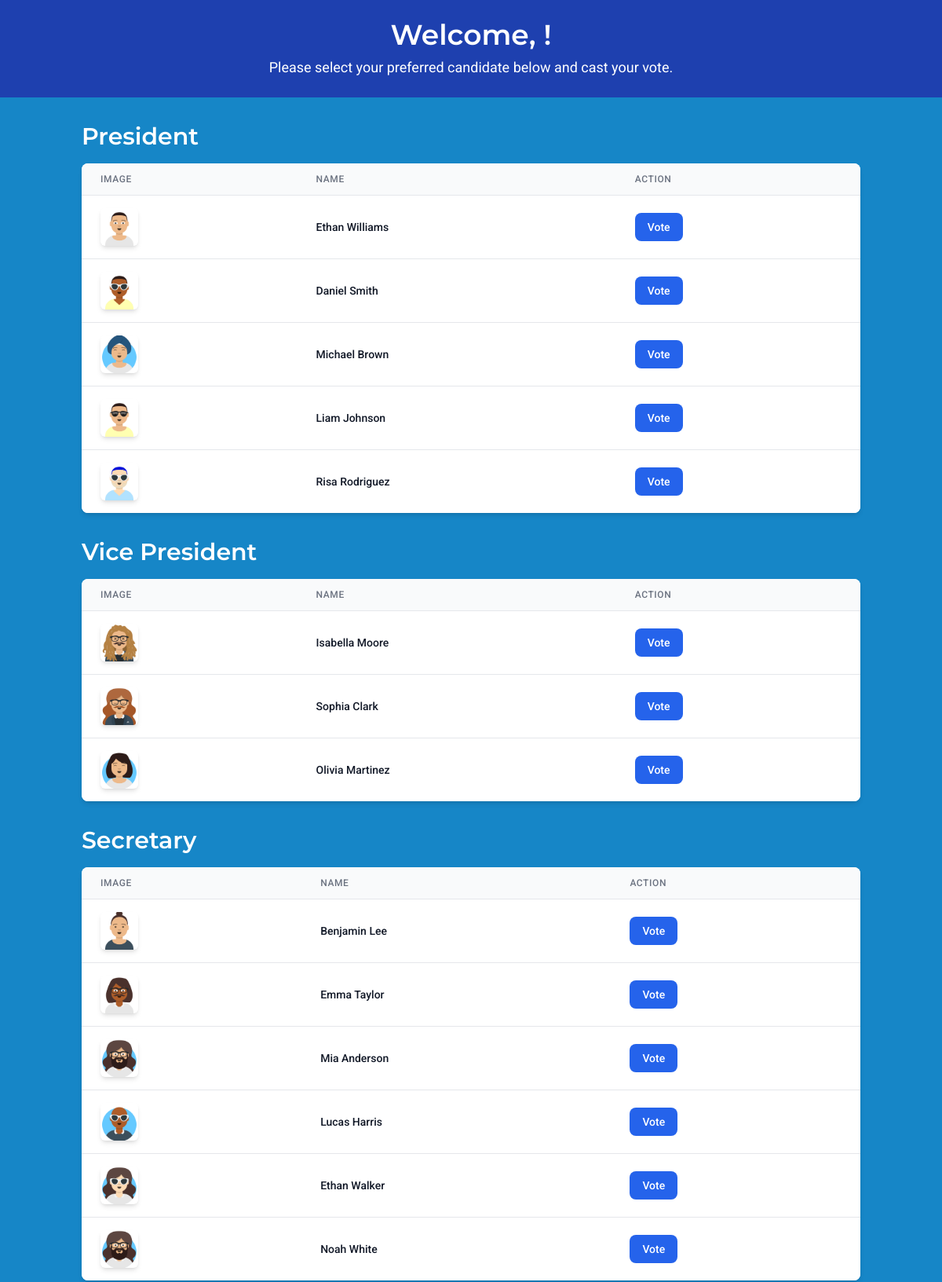
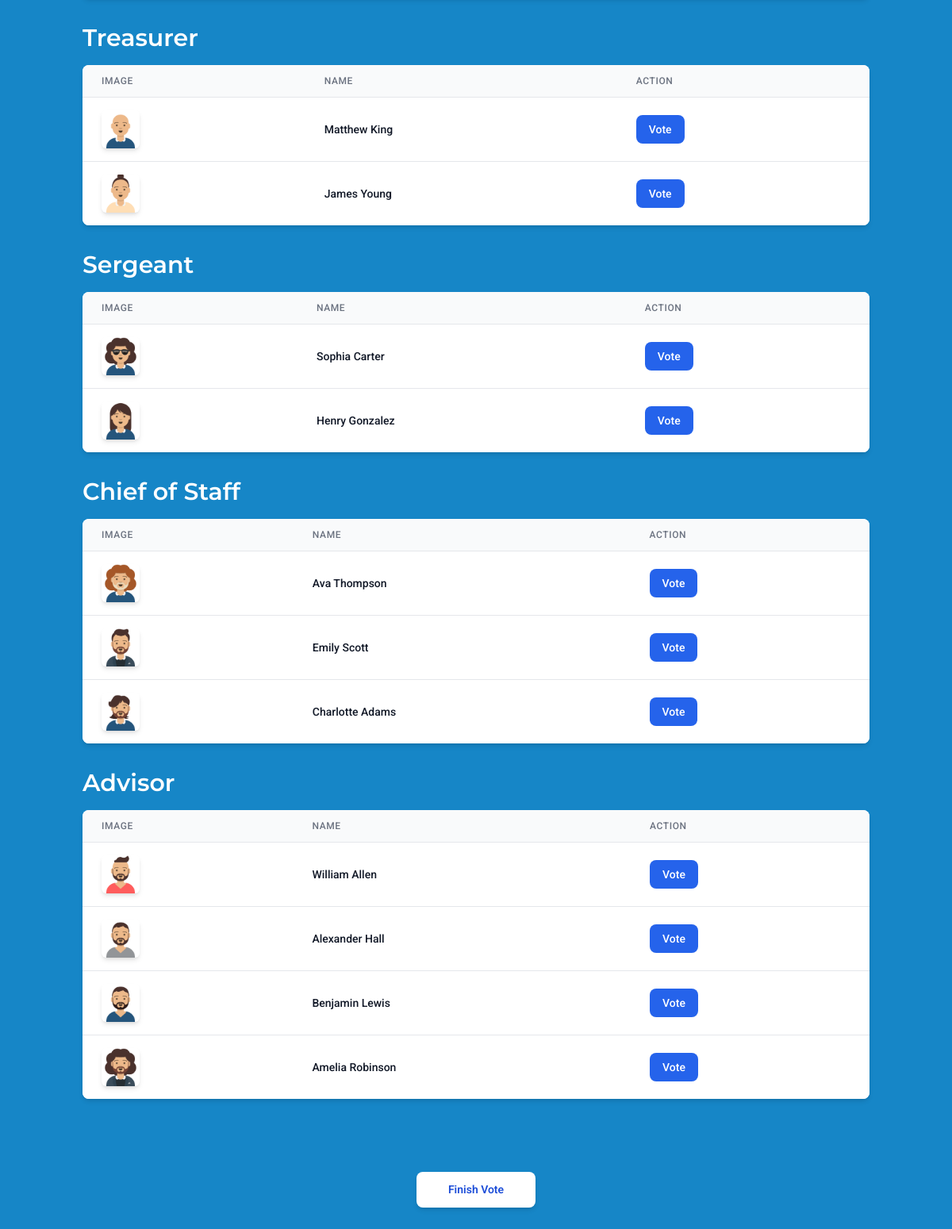
Screenshot of /voter.php with the database file from the repository (2 pictures, top to bottom).
### tables this page shows
CREATE TABLE IF NOT EXISTS `candidates` (
  `id` int unsigned NOT NULL AUTO_INCREMENT,
  `Name` varchar(50) NOT NULL,
  `image_url` varchar(500) DEFAULT NULL,
  `position_id` int NOT NULL,
  PRIMARY KEY (`id`),
  KEY `position_id` (`position_id`),
  CONSTRAINT `candidates_ibfk_1` FOREIGN KEY (`position_id`) REFERENCES `positions` (`position_id`),
  CONSTRAINT `candidates_ibfk_2` FOREIGN KEY (`position_id`) REFERENCES `positions` (`position_id`)
);

### services/candidates_service.php (called while the page is built)
<?php
$sql_fetch_data = "SELECT
    COUNT(votes.candidate_id) AS total_votes,
    Candidates.*,
    positions.position_name
FROM
    Candidates
INNER JOIN positions
    ON Candidates.position_id = positions.position_id
LEFT JOIN votes
    ON Candidates.id = votes.candidate_id
GROUP BY
    Candidates.id, positions.position_name
ORDER BY
    positions.position_id , total_votes DESC;
";
$stmt = $conn->query($sql_fetch_data);
$candidates = $stmt->fetchAll(PDO::FETCH_ASSOC);
$candidates_by_type = array();
foreach ($candidates as $candidate) {
    $position = $candidate['position_name'];
    if (!isset($candidates_by_type[$position])) {
        $candidates_by_type[$position] = array();
    }
    $candidates_by_type[$position][] = $candidate;
}

### voter.php (the view, shortened to what this page needs)
<?php
require_once 'config/connection.php';
require_once 'services/candidates_service.php';
$name = $_SESSION['voter_name'];
$id = $_SESSION['voter_id'];
$position_array = isset($_SESSION['position_array']) ? $_SESSION['position_array'] : [];
?>
<!DOCTYPE html>
<html lang="en">
<head>
    <link rel="stylesheet" href="assets/css/style.css">
    <script src="https://cdn.tailwindcss.com"></script>
</head>
<body class="bg-[#1686C7]">
<div class="bg-blue-800 text-white py-6 px-4">
    <div class="container mx-auto text-center">
        <h1 class="text-4xl font-semibold animate__animated animate__fadeIn">Welcome, <?php echo htmlspecialchars($name); ?>!</h1>
        <p class="mt-2 text-lg">Please select your preferred candidate below and cast your vote.</p>
    </div>
</div>
<div class="container mx-auto px-4 py-8">
    <?php
        foreach ($candidates_by_type as $Position => $candidates):
    ?>
    <div class="mb-8">
        <h2 class="text-3xl font-semibold mb-4 text-white"><?php echo htmlspecialchars($Position); ?></h2>
        <div class="overflow-x-auto bg-white shadow-md rounded-lg">
            <table class="min-w-full divide-y divide-gray-200">
                <thead class="bg-gray-50">
                    <tr>
                        <th class="px-6 py-3 text-left text-xs font-medium text-gray-500 uppercase tracking-wider">Image</th>
                        <th class="px-6 py-3 text-left text-xs font-medium text-gray-500 uppercase tracking-wider">Name</th>
                        <th class="px-6 py-3 text-left text-xs font-medium text-gray-500 uppercase tracking-wider">Action</th>
                    </tr>
                </thead>
                <tbody class="bg-white divide-y divide-gray-200">
                    <?php foreach ($candidates as $candidate):
                        $isVoted = in_array($candidate['position_name'], $position_array);
                    ?>
                        <tr class="fadeInUp">
                            <td class="px-6 py-4 whitespace-nowrap">
                                <img class="shadow-md rounded-md h-12 w-12 object-cover" src="<?php echo htmlspecialchars($candidate['image_url']); ?>" alt="<?php echo htmlspecialchars($candidate['Name']); ?>">
                            </td>
                            <td class="px-6 py-4 whitespace-nowrap text-sm font-medium text-gray-900"><?php echo htmlspecialchars($candidate['Name']); ?></td>
                            <td class="px-6 py-4 whitespace-nowrap text-sm font-medium">
                                <a href="<?php echo $isVoted ? '#' : 'votes.php?candidate_id=' . $candidate['id'] . '&voter_id=' . $id . '&position=' . $candidate['position_name']; ?>"
                                   class="inline-block px-4 py-2 bg-blue-600 text-white rounded-lg
                                          <?php echo $isVoted ? 'cursor-not-allowed bg-gray-500' : 'hover:bg-blue-700 transition duration-300'; ?>"
                                   <?php echo $isVoted ? 'disabled' : ''; ?>
                                   ><?php echo $isVoted ? 'Voted' : 'Vote'; ?></a>
                            </td>
                        </tr>
                    <?php endforeach; ?>
                </tbody>
            </table>
        </div>
    </div>
    <?php endforeach; ?>
</div>
<div class="h-[100px] flex justify-center items-center">
    <a href="logout.php" class="bg-white text-blue-700 font-semibold py-2 px-6 rounded-lg shadow-md hover:bg-blue-700 hover:text-white transition duration-300 sm:py-3 sm:px-8 md:py-3 md:px-10">
        Finish Vote
    </a>
</div>
</body>
</html>

### assets/css/style.css (style rules this page uses)
* { padding: 0; margin: 0; box-sizing: border-box; }
body { font-family: 'Roboto', sans-serif; font-size: 14px; height: auto; scrollbar-width: thin; scrollbar-color: #E5E6E6 #636363; }
h1, h2, h3, h4, h5, h6 { font-family: 'Montserrat', sans-serif; }
p { font-family: 'Roboto', sans-serif; }
.fadeInUp { animation: fadeInUp 0.5s ease-out; }

### rows the page displays
candidates: image_url (picture), Name "Ethan Williams"
candidates: image_url (picture), Name "Daniel Smith"
candidates: image_url (picture), Name "Michael Brown"
candidates: image_url (picture), Name "Liam Johnson"
candidates: image_url (picture), Name "Risa Rodriguez"
candidates: image_url (picture), Name "Isabella Moore"
candidates: image_url (picture), Name "Sophia Clark"
candidates: image_url (picture), Name "Olivia Martinez"
candidates: image_url (picture), Name "Benjamin Lee"
candidates: image_url (picture), Name "Emma Taylor"
candidates: image_url (picture), Name "Mia Anderson"
candidates: image_url (picture), Name "Lucas Harris"
candidates: image_url (picture), Name "Ethan Walker"
candidates: image_url (picture), Name "Noah White"
candidates: image_url (picture), Name "Matthew King"
candidates: image_url (picture), Name "James Young"
candidates: image_url (picture), Name "Sophia Carter"
candidates: image_url (picture), Name "Henry Gonzalez"
candidates: image_url (picture), Name "Ava Thompson"
candidates: image_url (picture), Name "Emily Scott"
candidates: image_url (picture), Name "Charlotte Adams"
candidates: image_url (picture), Name "William Allen"
candidates: image_url (picture), Name "Alexander Hall"
candidates: image_url (picture), Name "Benjamin Lewis"
candidates: image_url (picture), Name "Amelia Robinson"

### other values shown
$Position "President"
$Position "Vice President"
$Position "Secretary"
$Position "Treasurer"
$Position "Sergeant"
$Position "Chief of Staff"
$Position "Advisor"
